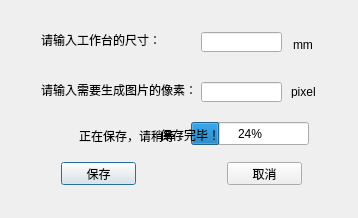
<?xml version="1.0" encoding="UTF-8"?>
<ui version="4.0">
 <class>bmpDialog</class>
 <widget class="QDialog" name="bmpDialog">
  <property name="geometry">
   <rect>
    <x>0</x>
    <y>0</y>
    <width>358</width>
    <height>218</height>
   </rect>
  </property>
  <property name="windowTitle">
   <string>Dialog</string>
  </property>
  <property name="windowIcon">
   <iconset resource="images.qrc">
    <normaloff>:/images/xiaoDong.bmp</normaloff>:/images/xiaoDong.bmp</iconset>
  </property>
  <widget class="QLabel" name="label">
   <property name="geometry">
    <rect>
     <x>41</x>
     <y>32</y>
     <width>141</width>
     <height>16</height>
    </rect>
   </property>
   <property name="text">
    <string>请输入工作台的尺寸：</string>
   </property>
  </widget>
  <widget class="QLabel" name="label_2">
   <property name="geometry">
    <rect>
     <x>41</x>
     <y>82</y>
     <width>161</width>
     <height>16</height>
    </rect>
   </property>
   <property name="text">
    <string>请输入需要生成图片的像素：</string>
   </property>
  </widget>
  <widget class="QLineEdit" name="lineEdit_mm">
   <property name="geometry">
    <rect>
     <x>201</x>
     <y>32</y>
     <width>81</width>
     <height>20</height>
    </rect>
   </property>
  </widget>
  <widget class="QLineEdit" name="lineEdit_pixel">
   <property name="geometry">
    <rect>
     <x>201</x>
     <y>82</y>
     <width>81</width>
     <height>20</height>
    </rect>
   </property>
  </widget>
  <widget class="QLabel" name="label_3">
   <property name="geometry">
    <rect>
     <x>291</x>
     <y>86</y>
     <width>54</width>
     <height>12</height>
    </rect>
   </property>
   <property name="text">
    <string>pixel</string>
   </property>
  </widget>
  <widget class="QLabel" name="label_4">
   <property name="geometry">
    <rect>
     <x>293</x>
     <y>39</y>
     <width>54</width>
     <height>12</height>
    </rect>
   </property>
   <property name="text">
    <string>mm</string>
   </property>
  </widget>
  <widget class="QPushButton" name="pushButton_save">
   <property name="geometry">
    <rect>
     <x>61</x>
     <y>162</y>
     <width>75</width>
     <height>23</height>
    </rect>
   </property>
   <property name="text">
    <string>保存</string>
   </property>
  </widget>
  <widget class="QPushButton" name="pushButton_cancel">
   <property name="geometry">
    <rect>
     <x>227</x>
     <y>162</y>
     <width>75</width>
     <height>23</height>
    </rect>
   </property>
   <property name="text">
    <string>取消</string>
   </property>
  </widget>
  <widget class="QProgressBar" name="progressBar">
   <property name="geometry">
    <rect>
     <x>191</x>
     <y>122</y>
     <width>118</width>
     <height>23</height>
    </rect>
   </property>
   <property name="value">
    <number>24</number>
   </property>
  </widget>
  <widget class="QLabel" name="label_save">
   <property name="geometry">
    <rect>
     <x>79</x>
     <y>128</y>
     <width>111</width>
     <height>16</height>
    </rect>
   </property>
   <property name="text">
    <string>正在保存，请稍等：</string>
   </property>
  </widget>
  <widget class="QLabel" name="label_saveFinish">
   <property name="geometry">
    <rect>
     <x>160</x>
     <y>125</y>
     <width>71</width>
     <height>20</height>
    </rect>
   </property>
   <property name="text">
    <string>保存完毕！</string>
   </property>
  </widget>
 </widget>
 <resources>
  <include location="images.qrc"/>
 </resources>
 <connections/>
</ui>
